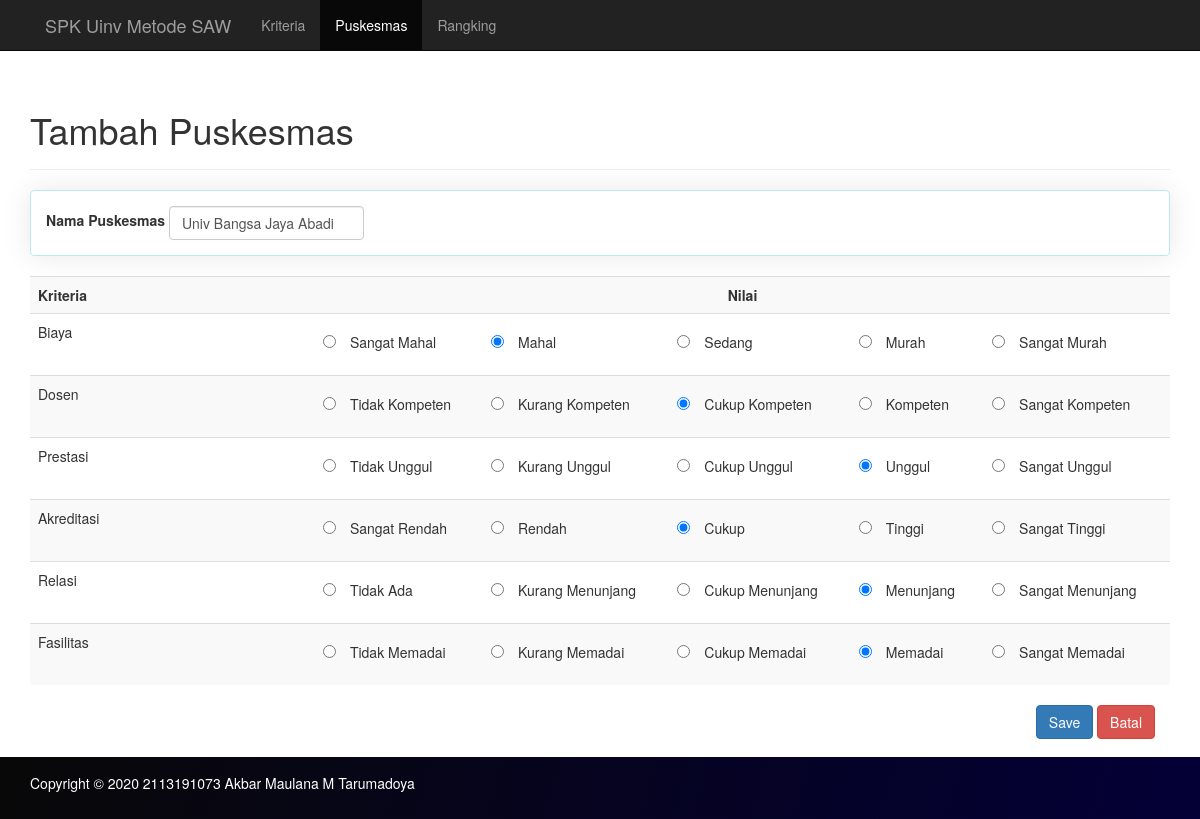
Screenshot of /puskesmas/tambah/6 with the database file from the repository.
### tables this page shows
CREATE TABLE `puskesmas` (
  `kdPuskesmas` int(11) NOT NULL,
  `puskesmas` varchar(50) NOT NULL
);

CREATE TABLE `subkriteria` (
  `kdSubKriteria` int(11) NOT NULL,
  `subKriteria` varchar(50) NOT NULL,
  `value` int(11) NOT NULL,
  `kdKriteria` int(11) NOT NULL
);

CREATE TABLE `nilai` (
  `kdPuskesmas` int(11) NOT NULL,
  `kdKriteria` int(11) NOT NULL,
  `nilai` int(11) NOT NULL
);

### application/helpers/General_helper.php (called while the page is built, shortened)
<?php
if (!function_exists('loadPage')) {
	function loadPage($view, $vars = array())
	{
		$data['view'] = $view;
		$data['data'] = $vars;
		$CI = &get_instance();
		return $CI->load->view('layouts/layout', $data);
	}
}

### application/controllers/Puskesmas.php (called while the page is built, shortened)
<?php
class Puskesmas extends MY_Controller
{
	public function tambah($id = null)
	{
		if ($id == null) {
			if (count($_POST)) {
				$this->form_validation->set_rules('puskesmas', '', 'trim|required');
				if ($this->form_validation->run() == false) {
					$errors = $this->form_validation->error_array();
					$this->session->set_flashdata('errors', $errors);
					redirect(current_url());
				} else {
					$puskesmas = $this->input->post('puskesmas');
					$nilai = $this->input->post('nilai');
					$this->MPuskesmas->puskesmas = $puskesmas;
					if ($this->MPuskesmas->insert() == true) {
						$success = false;
						$kdPuskesmas = $this->MPuskesmas->getLastID()->kdPuskesmas;
						foreach ($nilai as $item => $value) {
							$this->MNilai->kdPuskesmas = $kdPuskesmas;
							$this->MNilai->kdKriteria = $item;
							$this->MNilai->nilai = $value;
							if ($this->MNilai->insert()) {
								$success = true;
							}
						}
						if ($success == true) {
							$this->session->set_flashdata('message', 'Berhasil menambah data.');
							redirect('puskesmas');
						} else {
							echo 'gagal';
						}
					}
				}
			} else {
				$data['dataView'] = $this->getDataInsert();
				loadPage('puskesmas/tambah', $data);
			}
		} else {
			$data['dataView'] = $this->getDataInsert();
			$data['nilaiPuskesmas'] = $this->MNilai->getNilaiByUniveristas($id);
			loadPage('puskesmas/tambah', $data);
		}
	}
	private function getDataInsert()
	{
		$dataView = array();
		$kriteria = $this->MKriteria->getAll();
		foreach ($kriteria as $item) {
			$this->MSubKriteria->kdKriteria = $item->kdKriteria;
			$dataView[$item->kdKriteria] = array(
				'nama' => $item->kriteria,
				'data' => $this->MSubKriteria->getById()
			);
		}
		return $dataView;
	}
}

### index.php (called while the page is built, shortened)
<?php
require_once BASEPATH . 'core/CodeIgniter.php';

### application/models/MNilai.php (called while the page is built, shortened)
<?php
class MNilai extends CI_Model
{
	public function getNilaiByUniveristas($id)
	{
		$query = $this->db->query(
			'select a.kdPuskesmas, a.puskesmas, b.kdKriteria, b.nilai from puskesmas a join nilai b on a.kdPuskesmas = b.kdPuskesmas where a.kdPuskesmas = ' . $id
		);
		if ($query->num_rows() > 0) {
			foreach ($query->result() as $row) {
				$nilai[] = $row;
			}
			return $nilai;
		}
	}
}

### application/models/MKriteria.php (called while the page is built, shortened)
<?php
class MKriteria extends CI_Model
{
	private function getTable()
	{
		return 'kriteria';
	}
	public function getAll()
	{
		$query = $this->db->get($this->getTable());
		if ($query->num_rows() > 0) {
			foreach ($query->result() as $row) {
				$kriterias[] = $row;
			}
			return $kriterias;
		}
	}
}

### application/models/MSubKriteria.php (called while the page is built, shortened)
<?php
class MSubKriteria extends CI_Model
{
	public $kdKriteria;
	private function getTable()
	{
		return 'subkriteria';
	}
	public function getById()
	{
		$this->db->where('kdKriteria', $this->kdKriteria);
		$query = $this->db->get($this->getTable());
		if ($query->num_rows() > 0) {
			foreach ($query->result() as $row) {
				$subkriteria[] = $row;
			}
			return $subkriteria;
		}
	}
}

### application/views/puskesmas/tambah.php (the view, shortened to what this page needs)
<div class="page-header">
	<h1>Tambah Puskesmas</h1>
</div>
<div class="col-md-12">
	<?php echo form_open() ?>
	<div class="row">
		<div class="panel panel-info box-style-shadow">
			<div class="panel-body">
				<div class="form-inline">
					<div class="form-group">
						<label for="puskesmas">Nama Puskesmas</label>
						<input name="puskesmas" type="text" class="form-control" id="puskesmas" value="<?php echo isset($nilaiPuskesmas[0]->puskesmas) ? $nilaiPuskesmas[0]->puskesmas : '' ?>" placeholder="nama puskesmas">
					</div>
				</div>
			</div>
		</div>
		<div class="table-responsive">
			<table class="table table-striped">
				<tr>
					<th class="col-md-3">Kriteria</th>
					<th colspan="5" class="text-center col-md-9">Nilai</th>
				</tr>
				<?php
				foreach ($dataView as $item) {
				?>
					<tr>
						<td><?php echo $item['nama']; ?></td>
						<?php
						$no = 1;
						foreach ($item['data'] as $dataItem) {
						?>
							<td>
								<input type="radio" name="nilai[<?php echo $dataItem->kdKriteria ?>]" id="nilai<?php echo $dataItem->kdKriteria ?>-<?php echo $dataItem->value ?>" value="<?php echo $dataItem->value ?>" <?php if (isset($nilaiPuskesmas)) {
																																																								foreach ($nilaiPuskesmas as $item => $value) {
																																																									if ($value->kdKriteria == $dataItem->kdKriteria) {
																																																										if ($value->nilai ==  $dataItem->value) {
																																																							?> checked="checked" <?php
																																																												}
																																																											}
																																																										}
																																																									} else {
																																																										if ($no == 3) {
																																																													?> checked="checked" <?php
																																																																		}
																																																																	}
																																																																			?> /> <?php echo '<label class="label-kriteria" for="nilai' . $dataItem->kdKriteria . '-' . $dataItem->value . '">' . $dataItem->subKriteria . "</label>";
																																																																					$no++;
																																																																					?>
							</td>
					<?php
						}
						echo '</tr>';
					}
					?>
			</table>
		</div>
		<div class="pull-right">
			<div class="col-md-12">
				<button class="btn btn-primary" type="submit">Save</button>
				<a class="btn btn-danger" href="<?php echo site_url('puskesmas') ?>" role="button">Batal</a>
			</div>
		</div>
	</div>
	<?php echo form_close() ?>
</div>

### application/views/layouts/layout.php (style rules this page uses)
body { padding-top: 70px; }
.box-style-shadow { box-shadow: 0px 0px 30px -1px rgba(0, 0, 0, 0.1); -webkit-box-shadow: 0px 0px 30px -1px rgba(0, 0, 0, 0.1); -moz-box-shadow: 0px 0px 30px -1px rgba(0, 0, 0, 0.1); }
.label-kriteria { text-transform: capitalize; font-weight: normal; cursor: pointer; padding: 10px; }

### rows the page displays
puskesmas: puskesmas "Univ Bangsa Jaya Abadi"
subkriteria: kdKriteria "☐ Sangat Mahal", subKriteria "Sangat Mahal"
subkriteria: kdKriteria "☑ Mahal", subKriteria "Mahal"
subkriteria: kdKriteria "☐ Sedang", subKriteria "Sedang"
subkriteria: kdKriteria "☐ Murah", subKriteria "Murah"
subkriteria: kdKriteria "☐ Sangat Murah", subKriteria "Sangat Murah"
subkriteria: kdKriteria "☐ Tidak Kompeten", subKriteria "Tidak Kompeten"
subkriteria: kdKriteria "☐ Kurang Kompeten", subKriteria "Kurang Kompeten"
subkriteria: kdKriteria "☑ Cukup Kompeten", subKriteria "Cukup Kompeten"
subkriteria: kdKriteria "☐ Kompeten", subKriteria "Kompeten"
subkriteria: kdKriteria "☐ Sangat Kompeten", subKriteria "Sangat Kompeten"
subkriteria: kdKriteria "☐ Tidak Unggul", subKriteria "Tidak Unggul"
subkriteria: kdKriteria "☐ Kurang Unggul", subKriteria "Kurang Unggul"
subkriteria: kdKriteria "☐ Cukup Unggul", subKriteria "Cukup Unggul"
subkriteria: kdKriteria "☑ Unggul", subKriteria "Unggul"
subkriteria: kdKriteria "☐ Sangat Unggul", subKriteria "Sangat Unggul"
subkriteria: kdKriteria "☐ Sangat Rendah", subKriteria "Sangat Rendah"
subkriteria: kdKriteria "☐ Rendah", subKriteria "Rendah"
subkriteria: kdKriteria "☑ Cukup", subKriteria "Cukup"
subkriteria: kdKriteria "☐ Tinggi", subKriteria "Tinggi"
subkriteria: kdKriteria "☐ Sangat Tinggi", subKriteria "Sangat Tinggi"
subkriteria: kdKriteria "☐ Tidak Ada", subKriteria "Tidak Ada"
subkriteria: kdKriteria "☐ Kurang Menunjang", subKriteria "Kurang Menunjang"
subkriteria: kdKriteria "☐ Cukup Menunjang", subKriteria "Cukup Menunjang"
subkriteria: kdKriteria "☑ Menunjang", subKriteria "Menunjang"
subkriteria: kdKriteria "☐ Sangat Menunjang", subKriteria "Sangat Menunjang"
subkriteria: value "☐ Tidak Memadai", subKriteria "Tidak Memadai"
subkriteria: value "☐ Kurang Memadai", subKriteria "Kurang Memadai"
subkriteria: value "☐ Cukup Memadai", subKriteria "Cukup Memadai"
subkriteria: value "☑ Memadai", subKriteria "Memadai"
subkriteria: value "☐ Sangat Memadai", subKriteria "Sangat Memadai"

### other values shown
$item['nama'] "Biaya"
$item['nama'] "Dosen"
$item['nama'] "Prestasi"
$item['nama'] "Akreditasi"
$item['nama'] "Relasi"
$item['nama'] "Fasilitas"
